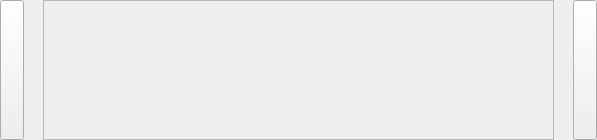
<?xml version="1.0" encoding="UTF-8"?>
<ui version="4.0">
 <class>ScreenSwitchWidget</class>
 <widget class="QWidget" name="ScreenSwitchWidget">
  <property name="geometry">
   <rect>
    <x>0</x>
    <y>0</y>
    <width>597</width>
    <height>140</height>
   </rect>
  </property>
  <property name="windowTitle">
   <string>Form</string>
  </property>
  <layout class="QHBoxLayout" name="horizontalLayout">
   <property name="spacing">
    <number>19</number>
   </property>
   <property name="leftMargin">
    <number>0</number>
   </property>
   <property name="topMargin">
    <number>0</number>
   </property>
   <property name="rightMargin">
    <number>0</number>
   </property>
   <property name="bottomMargin">
    <number>0</number>
   </property>
   <item>
    <widget class="QToolButton" name="left_toolButton">
     <property name="sizePolicy">
      <sizepolicy hsizetype="Minimum" vsizetype="Expanding">
       <horstretch>0</horstretch>
       <verstretch>0</verstretch>
      </sizepolicy>
     </property>
     <property name="text">
      <string/>
     </property>
    </widget>
   </item>
   <item>
    <widget class="QScrollArea" name="scrollArea">
     <property name="layoutDirection">
      <enum>Qt::LeftToRight</enum>
     </property>
     <property name="widgetResizable">
      <bool>true</bool>
     </property>
     <property name="alignment">
      <set>Qt::AlignJustify|Qt::AlignTop</set>
     </property>
     <widget class="QWidget" name="scrollAreaWidgetContents">
      <property name="geometry">
       <rect>
        <x>0</x>
        <y>0</y>
        <width>511</width>
        <height>138</height>
       </rect>
      </property>
     </widget>
    </widget>
   </item>
   <item>
    <widget class="QToolButton" name="right_toolButton">
     <property name="sizePolicy">
      <sizepolicy hsizetype="Minimum" vsizetype="Expanding">
       <horstretch>0</horstretch>
       <verstretch>0</verstretch>
      </sizepolicy>
     </property>
     <property name="text">
      <string/>
     </property>
    </widget>
   </item>
  </layout>
 </widget>
 <resources/>
 <connections>
  <connection>
   <sender>left_toolButton</sender>
   <signal>clicked()</signal>
   <receiver>ScreenSwitchWidget</receiver>
   <slot>slotForward()</slot>
   <hints>
    <hint type="sourcelabel">
     <x>15</x>
     <y>76</y>
    </hint>
    <hint type="destinationlabel">
     <x>196</x>
     <y>-13</y>
    </hint>
   </hints>
  </connection>
  <connection>
   <sender>right_toolButton</sender>
   <signal>clicked()</signal>
   <receiver>ScreenSwitchWidget</receiver>
   <slot>slotBackward()</slot>
   <hints>
    <hint type="sourcelabel">
     <x>585</x>
     <y>100</y>
    </hint>
    <hint type="destinationlabel">
     <x>382</x>
     <y>-12</y>
    </hint>
   </hints>
  </connection>
 </connections>
 <slots>
  <slot>slotForward()</slot>
  <slot>slotBackward()</slot>
 </slots>
</ui>
